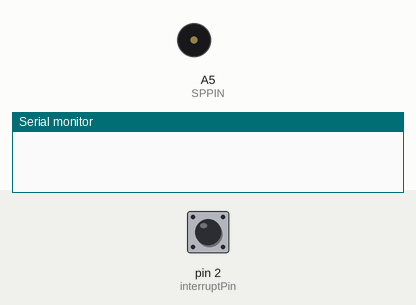
A sketch run on a simulated Arduino Uno, built with avr-gcc and run on an emulated ATmega328P. Shown: buzzer (waves = sounding), the last lines printed to the serial monitor. The inputs (shaded band) are chosen by the test bench; at power-on: pin 2 (interruptPin) HIGH.

Above: at 1.2 s.
1.3 s: pin 2 (interruptPin) pulled LOW for 0.15 s
At 3.3 s:
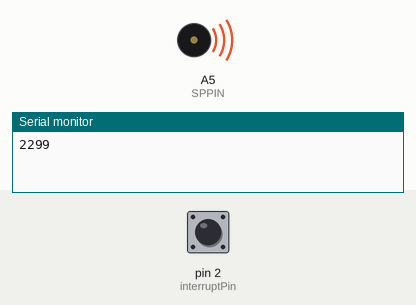
Timing chart, 0 to 10.4 s (numbered marks = the images above; inputs shaded):
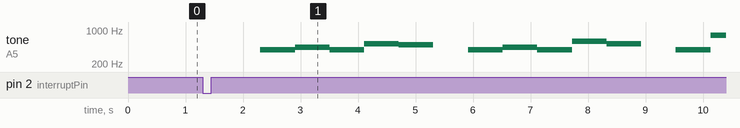

Measured:
- after the input at 1.3 s, tone on A5 (SPPIN): plays 391 Hz for 0.60 s, 440 Hz for 0.60 s, 391 Hz for 0.60 s, 523 Hz for 0.60 s, 493 Hz for 0.60 s, 391 Hz for 0.60 s … (12 notes in this stretch), starting after 1.0 s

The sketch:

sketch_mar18a.ino
```cpp
//Happy Birthday to You

const unsigned char SPPIN = A5;
const byte interruptPin = 2;
volatile char flag = 0;
float Piano[20];

void setup() {
  // put your setup code here, to run once:
  Serial.begin(9600);
  Piano[0] = 0; //
  Piano[1] = 261.626; //C4
  Piano[2] = 293.665; //D4
  Piano[3] = 329.628; //E4
  Piano[4] = 349.228; //F4
  Piano[5] = 391.995; //G4
  Piano[6] = 440.000; //A4
  Piano[7] = 493.883; //B5
  Piano[11] = 523.251; //C5
  Piano[12] = 587.330; //D5
  Piano[13] = 659.255; //E5
  Piano[14] = 698.456; //F5
  Piano[15] = 783.991; //G5
  Piano[16] = 880.000; //A5
  Piano[16] = 987.767; //B5
  pinMode(SPPIN, OUTPUT);
  pinMode(interruptPin, INPUT_PULLUP);
  attachInterrupt(digitalPinToInterrupt(interruptPin), ISR1, LOW);
}

void loop() {
  // put your main code here, to run repeatedly:
  while (1) {
    if (flag == 1) {
      noTone(SPPIN);
      delay(1000);
      Serial.println(millis());
      music();
      music();
      Serial.println(millis());
      flag = 0;
    }
  }
}

void ISR1() {
  flag = 1;
}

//Happy Birthday to You
void music() {
  unsigned char xx[] = {50, 50, 6, 5, 11, 7, 0,
                        50, 50, 6, 5, 12, 11, 0,
                        50, 50, 15, 13, 11, 7, 6, 0,
                        14, 140, 13, 11, 12, 11, 0
                       };
  for (unsigned char i = 0; i < sizeof(xx); i++) {
    if (xx[i] == 50 || xx[i] == 40 || xx[i] == 140) {
      PianoS((xx[i] / 10), 300);
    } else {
      PianoS(xx[i], 600);
    }
  }
}

void PianoS(unsigned char x, int tempo) {
  tone(SPPIN, Piano[x]);
  delay(tempo);
  noTone(SPPIN);
  delay(2);
  return;
}
```
